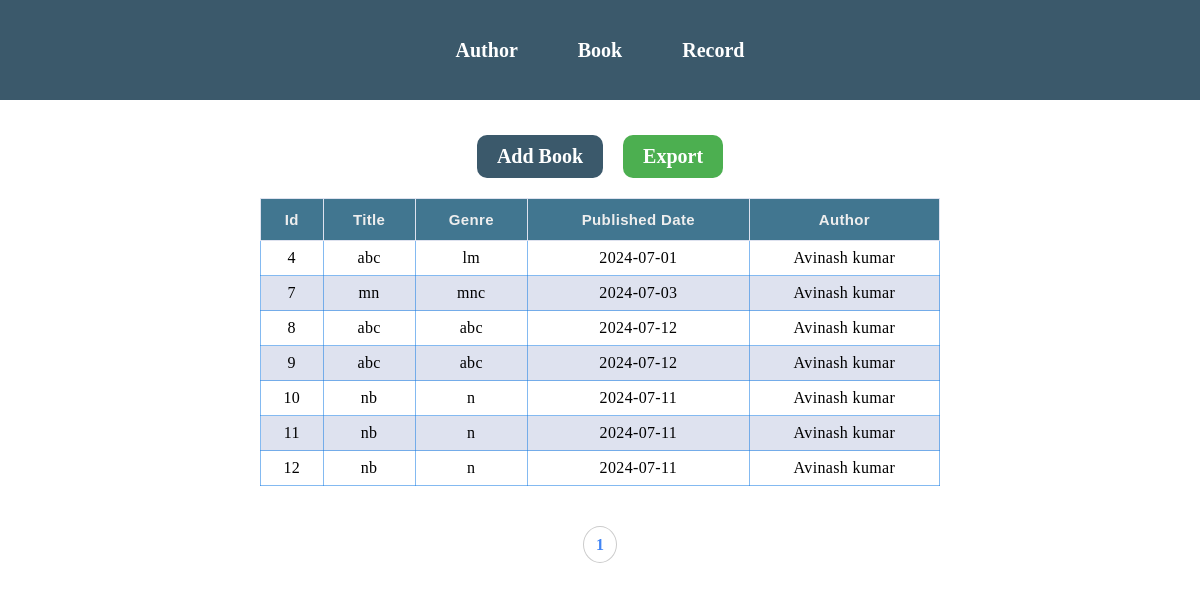
Before: /books with the older database file.
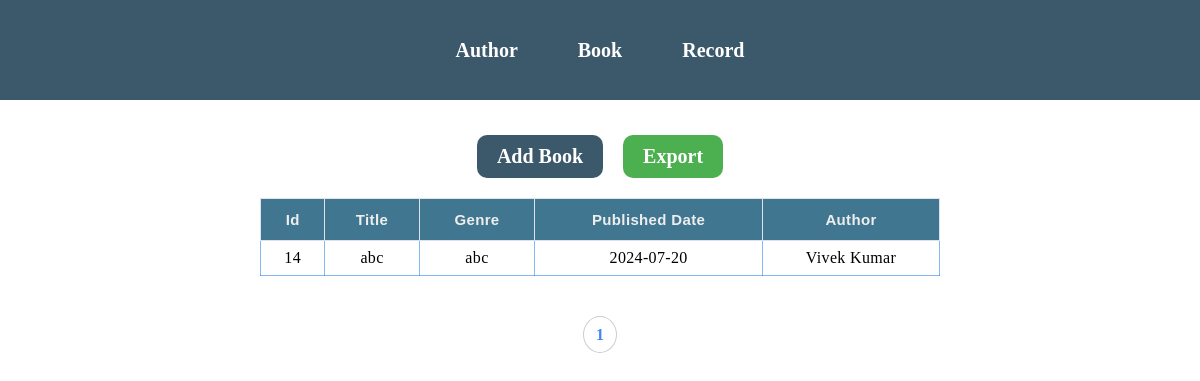
After: the same page with the newer database file.
### App/models.py (models this page shows, shortened)
class Book(models.Model):
    title = models.CharField(max_length=100)
    genre=models.CharField(max_length=100)
    published_date=models.CharField(max_length=50)
    author = models.ForeignKey(Author, on_delete=models.CASCADE)

class Author(models.Model):
    name = models.CharField(max_length=100)
    email = models.EmailField(max_length=100)
    bio=models.CharField(max_length=100)
    def __str__(self):
        return self.name

### App/views.py (the view)
# urls.py: path('books',books,name='books'),
def books(request):
    all_data=Book.objects.all()
    paginator=Paginator(all_data,10)
    page_number=request.GET.get('page')
    data=paginator.get_page(page_number)
    total_page=data.paginator.num_pages
    list=[n+1 for n in range(total_page)]
    return render(request,'book.html',{'data':data,'page':list})

### App/templates/book.html (shortened to what this page needs)
{% extends 'base.html' %}
{% block content %}
<div class="outer">
    <div class="btn">
        <a href="add_book" class="add-btn">Add Book</a>
        <a href="export_book_records" class="export-btn">Export</a>
    </div>
    <div class="container">
        <table class="table">
            <thead>
                <tr>
                    <th>Id</th>
                    <th>Title</th>
                    <th>Genre</th>
                    <th>Published Date</th>
                    <th>Author</th>
                </tr>
            </thead>
            <tbody>
                {% for book in data %}
                <tr>
                    <td data-label="Id">{{book.id}}</td>
                    <td data-label="Title">{{book.title}}</td>
                    <td data-label="Genre">{{book.genre}}</td>
                    <td data-label="Published Date">{{book.published_date}}</td>
                    <td data-label="Author">{{book.author}}</td>
                </tr>
                {% endfor %}
            </tbody>
        </table>
    </div>
    <div class="pagination_rounded">
        <ul>
            {% for i in page %}
            <li>
                <a href="?page={{i}}" class="ab">{{i}}</a>
            </li>
            {% endfor %}
        </ul>
    </div>
</div>
{% endblock %}

Changed rows visible on the page:
removed Book: id "4", title "abc", genre "lm", published_date "2024-07-01", author "Avinash kumar"
removed Book: id "7", title "mn", genre "mnc", published_date "2024-07-03", author "Avinash kumar"
removed Book: id "8", title "abc", genre "abc", published_date "2024-07-12", author "Avinash kumar"
removed Book: id "9", title "abc", genre "abc", published_date "2024-07-12", author "Avinash kumar"
removed Book: id "10", title "nb", genre "n", published_date "2024-07-11", author "Avinash kumar"
removed Book: id "11", title "nb", genre "n", published_date "2024-07-11", author "Avinash kumar"
removed Book: id "12", title "nb", genre "n", published_date "2024-07-11", author "Avinash kumar"
added Book: id "14", title "abc", genre "abc", published_date "2024-07-20", author "Vivek Kumar"
